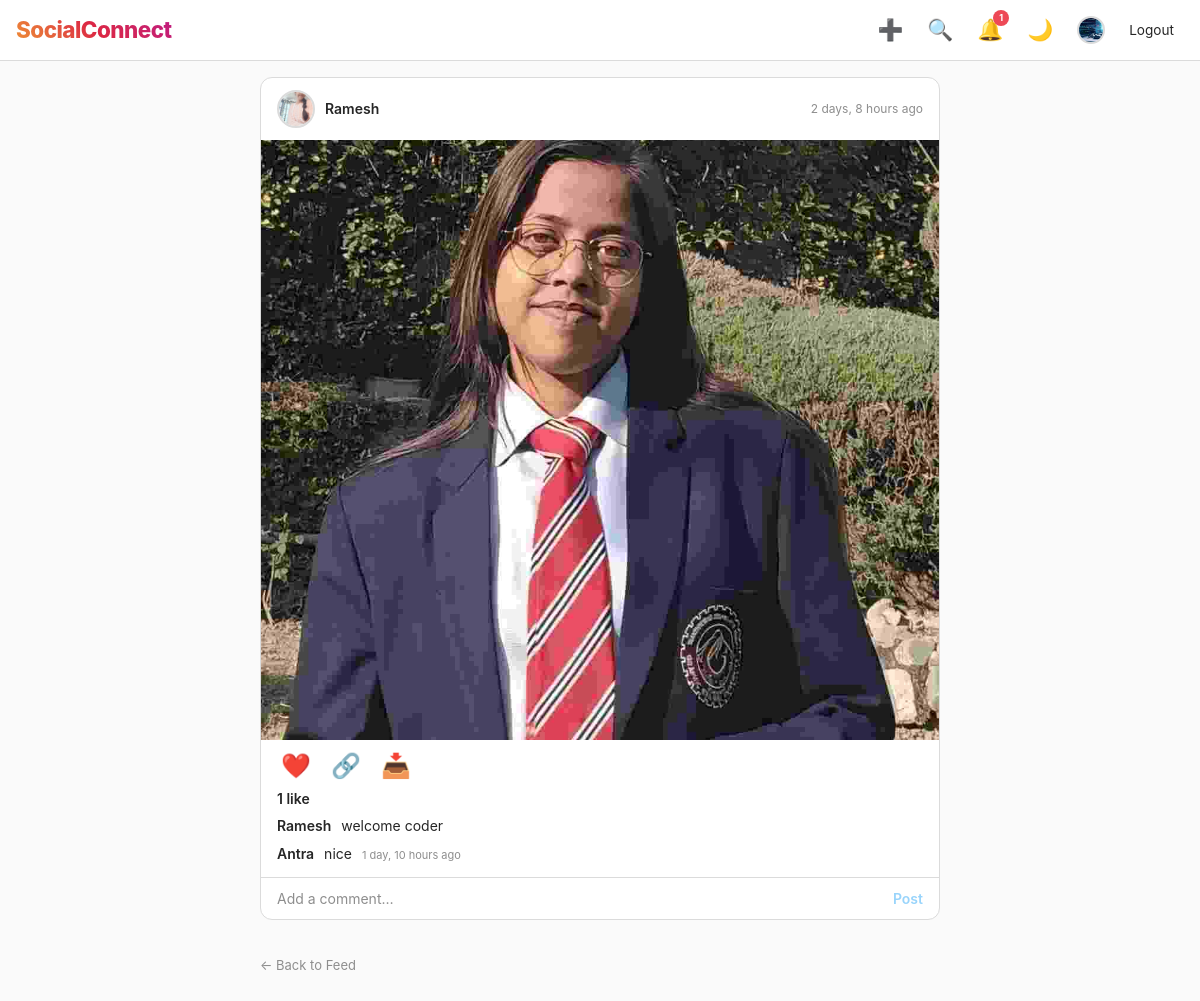
Page /post/2/ (signed in) on the committed database.
### profiles/models.py (models this page shows, shortened)
class Profile(models.Model):
    user = models.OneToOneField(
        User,
        on_delete=models.CASCADE
    )
    bio = models.TextField(blank=True)
    profile_picture = models.ImageField(
        upload_to='profile_pics/',
        blank=True,
        null=True
    )
    followers = models.ManyToManyField(
        User,
        related_name='following',
        blank=True
    )

### posts/models.py (models this page shows, shortened)
class Post(models.Model):
    author = models.ForeignKey(User, on_delete=models.CASCADE)
    content = models.TextField()
    image = models.ImageField(upload_to="post_images/", blank=True, null=True)
    created_at = models.DateTimeField(auto_now_add=True)
    likes = models.ManyToManyField(
        User,
        related_name="liked_posts",
        blank=True
    )

class Comment(models.Model):
    post = models.ForeignKey(
        Post,
        on_delete=models.CASCADE,
        related_name="comments"
    )
    user = models.ForeignKey(
        User,
        on_delete=models.CASCADE
    )
    content = models.TextField()
    created_at = models.DateTimeField(auto_now_add=True)

### posts/views.py (the view)
# urls.py: path("post/<int:post_id>/", views.post_detail, name="post_detail"),
def post_detail(request, post_id):
    post = get_object_or_404(Post, id=post_id)
    return render(request, "posts/post_detail.html", {"post": post})

### posts/context_processors.py (called while the page is built)
def notification_count(request):
    if request.user.is_authenticated:
        return {
            "notification_count": request.user.notifications.filter(
                is_read=False
            ).count()
        }
    return {"notification_count": 0}

### posts/templates/posts/post_detail.html (shortened to what this page needs)
{% extends "base.html" %}
{% block content %}
<div style="max-width:680px;margin:0 auto;">
    <div class="post-card">
        <div class="post-header">
            <a href="{% url 'profiles:profile' post.author.username %}">
                {% if post.author.profile.profile_picture %}
                <img src="{{ post.author.profile.profile_picture.url }}" class="post-avatar" alt="">
                {% else %}
                <span class="post-avatar-placeholder">{{ post.author.username|first|upper }}</span>
                {% endif %}
            </a>
            <div>
                <a href="{% url 'profiles:profile' post.author.username %}" class="post-author-name">{{ post.author.username }}</a>
            </div>
            <span class="post-time">{{ post.created_at|timesince }} ago</span>
        </div>
        {% if post.image %}
        <div class="post-image-wrap">
            <img src="{{ post.image.url }}" alt="Post image">
        </div>
        {% endif %}
        <div class="post-actions-bar">
            {% if request.user.is_authenticated %}
            <a href="{% url 'posts:like_post' post.id %}" class="action-btn {% if request.user in post.likes.all %}liked{% endif %}">
                {% if request.user in post.likes.all %}❤️{% else %}🤍{% endif %}
            </a>
            {% else %}
            <a href="{% url 'accounts:login' %}" class="action-btn">🤍</a>
            {% endif %}
            <button class="action-btn" onclick="copyLink('{% url 'posts:post_detail' post.id %}')">🔗</button>
            {% if post.image %}
            <a href="{{ post.image.url }}" download class="action-btn">📥</a>
            {% endif %}
        </div>
        <div class="post-likes">{{ post.likes.count }} like{{ post.likes.count|pluralize }}</div>
        <div class="post-caption">
            <a href="{% url 'profiles:profile' post.author.username %}" class="cap-author">{{ post.author.username }}</a>
            {{ post.content }}
        </div>
        <div class="comments-section" style="max-height:none;">
            {% for comment in post.comments.all %}
            <div class="comment-row">
                <a href="{% url 'profiles:profile' comment.user.username %}" class="c-author">{{ comment.user.username }}</a>
                {{ comment.content }}
                <span class="c-time">{{ comment.created_at|timesince }} ago</span>
            </div>
            {% empty %}
            <p class="text-muted" style="font-size:13px;padding:8px 0;">No comments yet.</p>
            {% endfor %}
        </div>
        {% if request.user.is_authenticated %}
        <form method="POST" action="{% url 'posts:add_comment' post.id %}" class="comment-form">
            <input type="text" name="content" class="comment-input" placeholder="Add a comment…" required>
            <button type="submit" class="comment-submit">Post</button>
        </form>
        {% else %}
        <div class="comment-form" style="color:var(--text-muted);font-size:13px;">
            <a href="{% url 'accounts:login' %}" style="color:#0095f6;font-weight:600;text-decoration:none;">Log in</a>&nbsp;to comment.
        </div>
        {% endif %}
    </div>
    <a href="{% url 'posts:home' %}" style="display:inline-block;margin-top:12px;color:var(--text-muted);font-size:13px;text-decoration:none;">← Back to Feed</a>
</div>
{% endblock %}

### socialmedia/templates/base.html (shortened to what this page needs)
{% load static %}
<!DOCTYPE html>
<html lang="en">
<head>
    <link href="https://cdn.jsdelivr.net/npm/bootstrap@5.3.7/dist/css/bootstrap.min.css" rel="stylesheet">
    <link rel="stylesheet" href="{% static 'css/style.css' %}">
</head>
<body>
<nav class="navbar navbar-custom px-3 py-2">
    <a class="navbar-brand" href="{% url 'posts:home' %}">SocialConnect</a>
    <div class="d-flex align-items-center gap-1">
        {% if user.is_authenticated %}
            <a href="{% url 'posts:create_post' %}" class="nav-icon-btn" title="New Post">➕</a>
            <a href="{% url 'profiles:search_users' %}" class="nav-icon-btn" title="Search">🔍</a>
            <a href="{% url 'posts:notifications' %}" class="nav-icon-btn" title="Notifications" style="position:relative;">
                🔔
                {% if notification_count %}
                <span class="notif-badge">{{ notification_count }}</span>
                {% endif %}
            </a>
            <button class="nav-icon-btn" onclick="toggleDarkMode()" title="Toggle Dark Mode">🌙</button>
            <a href="{% url 'profiles:profile' user.username %}" class="nav-icon-btn d-flex align-items-center gap-1" title="Profile">
                {% if user.profile.profile_picture %}
                <img src="{{ user.profile.profile_picture.url }}" class="nav-avatar" alt="">
                {% else %}
                <span class="nav-avatar-placeholder">{{ user.username|first|upper }}</span>
                {% endif %}
            </a>
            <a href="{% url 'accounts:logout' %}" class="nav-icon-btn" style="font-size:0.85rem;">Logout</a>
        {% endif %}
    </div>
</nav>
<div class="container-fluid px-3 mt-3 mb-5">
    {% block content %}{% endblock %}
</div>
</body>
</html>

### socialmedia/static/css/style.css (style rules this page uses)
:root { --primary: #405de6; --gradient: linear-gradient(45deg, #f09433, #e6683c, #dc2743, #cc2366, #bc1888); --bg: #fafafa; --card-bg: #ffffff; --text: #262626; --text-muted: #8e8e8e; --border: #dbdbdb; --shadow: 0 1px 2px rgba(0,0,0,0.08); --radius: 12px; }
* { box-sizing: border-box; margin: 0; padding: 0; }
body { background: var(--bg); color: var(--text); font-family: -apple-system, BlinkMacSystemFont, "Segoe UI", Roboto, sans-serif; font-size: 14px; transition: background 0.3s, color 0.3s; min-height: 100vh; }
.navbar-custom { background: var(--card-bg) !important; border-bottom: 1px solid var(--border); position: sticky; top: 0; z-index: 100; display: flex; align-items: center; justify-content: space-between; padding: 10px 20px; }
.navbar-brand { font-weight: 800; font-size: 1.4rem; background: var(--gradient); -webkit-background-clip: text; -webkit-text-fill-color: transparent; background-clip: text; letter-spacing: -0.5px; text-decoration: none; }
.nav-icon-btn { background: none; border: none; font-size: 1.3rem; cursor: pointer; padding: 6px 10px; border-radius: 8px; color: var(--text); text-decoration: none; position: relative; transition: background 0.2s; display: inline-flex; align-items: center; }
.nav-avatar { width: 28px; height: 28px; border-radius: 50%; object-fit: cover; border: 2px solid var(--border); }
.notif-badge { position: absolute; top: 2px; right: 4px; background: #ed4956; color: white; font-size: 9px; font-weight: 700; border-radius: 50%; width: 16px; height: 16px; display: flex; align-items: center; justify-content: center; }
.post-card { background: var(--card-bg); border: 1px solid var(--border); border-radius: var(--radius); margin-bottom: 24px; overflow: hidden; }
.post-header { display: flex; align-items: center; padding: 12px 16px; gap: 10px; }
.post-avatar { width: 38px; height: 38px; border-radius: 50%; object-fit: cover; border: 2px solid var(--border); flex-shrink: 0; }
.post-author-name { font-weight: 600; font-size: 14px; color: var(--text); text-decoration: none; }
.post-time { font-size: 12px; color: var(--text-muted); margin-left: auto; }
.post-image-wrap img { width: 100%; max-height: 600px; object-fit: cover; display: block; cursor: pointer; }
.post-actions-bar { display: flex; align-items: center; gap: 4px; padding: 8px 12px 4px; }
.action-btn { background: none; border: none; font-size: 1.5rem; cursor: pointer; padding: 6px 8px; border-radius: 8px; color: var(--text); text-decoration: none; transition: transform 0.15s; line-height: 1; display: inline-flex; align-items: center; }
.action-btn.liked { color: #ed4956; }
.post-likes { padding: 0 16px 4px; font-weight: 600; font-size: 14px; }
.post-caption { padding: 2px 16px 8px; font-size: 14px; line-height: 1.5; }
.post-caption .cap-author { font-weight: 600; margin-right: 6px; color: var(--text); text-decoration: none; }
.comments-section { padding: 0 16px; max-height: 120px; overflow-y: auto; }
.comment-row { font-size: 14px; margin-bottom: 6px; line-height: 1.4; }
.comment-row .c-author { font-weight: 600; margin-right: 6px; color: var(--text); text-decoration: none; }
.comment-row .c-time { font-size: 11px; color: var(--text-muted); margin-left: 6px; }
.comment-form { display: flex; align-items: center; border-top: 1px solid var(--border); padding: 10px 16px; gap: 10px; margin-top: 8px; }
.comment-input { flex: 1; border: none; outline: none; background: transparent; font-size: 14px; color: var(--text); resize: none; }
.comment-input::placeholder { color: var(--text-muted); }
.comment-submit { background: none; border: none; color: #0095f6; font-weight: 600; font-size: 14px; cursor: pointer; padding: 0; }
.comment-submit:disabled { opacity: 0.4; cursor: default; }

### rows in the picture
Post: author.profile.profile_picture (picture), author.username "Ramesh", created_at "2 days, 8 hours", image (picture), likes.count "1", content "welcome coder"
Comment: user.username "Antra", content "nice", created_at "1 day, 10 hours"

### other values in the picture
{{ notification_count }} "1"
